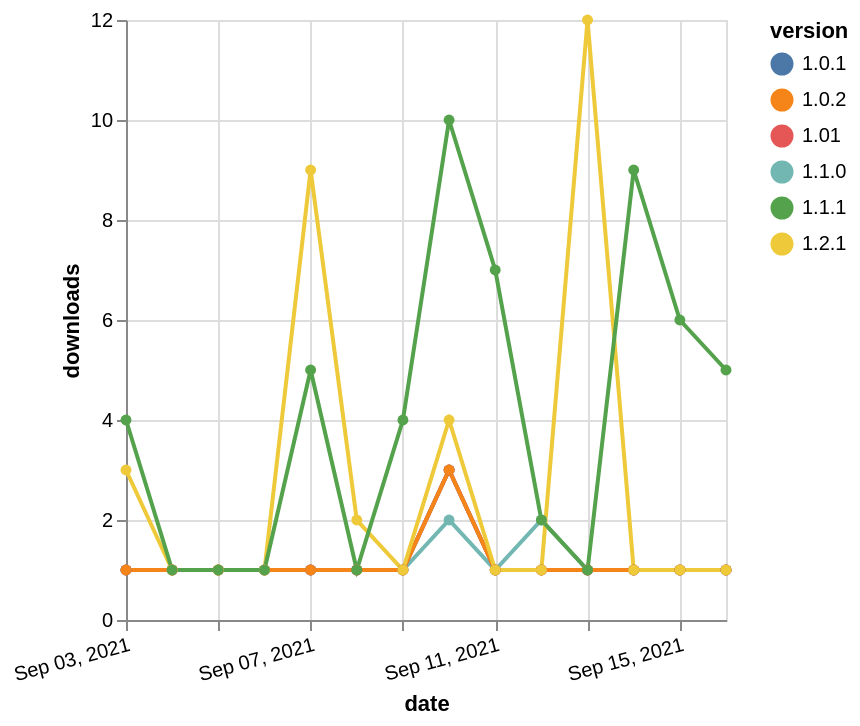

Describe this chart as a Vega-Lite specification.
### Vega-Lite specification from a JSON file in a GitHub repository (floating-point values rounded to 4 significant figures)
{"$schema": "https://vega.github.io/schema/vega-lite/v5.json", "description": "A simple bar chart with embedded data.", "data": {"values": [{"date": "2021-09-03", "total": 176, "delta": 1, "version": "1.1.0"}, {"date": "2021-09-04", "total": 177, "delta": 1, "version": "1.1.0"}, {"date": "2021-09-05", "total": 178, "delta": 1, "version": "1.1.0"}, {"date": "2021-09-06", "total": 179, "delta": 1, "version": "1.1.0"}, {"date": "2021-09-07", "total": 180, "delta": 1, "version": "1.1.0"}, {"date": "2021-09-08", "total": 181, "delta": 1, "version": "1.1.0"}, {"date": "2021-09-09", "total": 182, "delta": 1, "version": "1.1.0"}, {"date": "2021-09-10", "total": 184, "delta": 2, "version": "1.1.0"}, {"date": "2021-09-11", "total": 185, "delta": 1, "version": "1.1.0"}, {"date": "2021-09-12", "total": 187, "delta": 2, "version": "1.1.0"}, {"date": "2021-09-13", "total": 188, "delta": 1, "version": "1.1.0"}, {"date": "2021-09-14", "total": 189, "delta": 1, "version": "1.1.0"}, {"date": "2021-09-15", "total": 190, "delta": 1, "version": "1.1.0"}, {"date": "2021-09-16", "total": 191, "delta": 1, "version": "1.1.0"}, {"date": "2021-09-03", "total": 221, "delta": 1, "version": "1.0.1"}, {"date": "2021-09-04", "total": 222, "delta": 1, "version": "1.0.1"}, {"date": "2021-09-05", "total": 223, "delta": 1, "version": "1.0.1"}, {"date": "2021-09-06", "total": 224, "delta": 1, "version": "1.0.1"}, {"date": "2021-09-07", "total": 225, "delta": 1, "version": "1.0.1"}, {"date": "2021-09-08", "total": 226, "delta": 1, "version": "1.0.1"}, {"date": "2021-09-09", "total": 227, "delta": 1, "version": "1.0.1"}, {"date": "2021-09-10", "total": 230, "delta": 3, "version": "1.0.1"}, {"date": "2021-09-11", "total": 231, "delta": 1, "version": "1.0.1"}, {"date": "2021-09-12", "total": 232, "delta": 1, "version": "1.0.1"}, {"date": "2021-09-13", "total": 233, "delta": 1, "version": "1.0.1"}, {"date": "2021-09-14", "total": 234, "delta": 1, "version": "1.0.1"}, {"date": "2021-09-15", "total": 235, "delta": 1, "version": "1.0.1"}, {"date": "2021-09-16", "total": 236, "delta": 1, "version": "1.0.1"}, {"date": "2021-09-03", "total": 258, "delta": 1, "version": "1.01"}, {"date": "2021-09-04", "total": 259, "delta": 1, "version": "1.01"}, {"date": "2021-09-05", "total": 260, "delta": 1, "version": "1.01"}, {"date": "2021-09-06", "total": 261, "delta": 1, "version": "1.01"}, {"date": "2021-09-07", "total": 262, "delta": 1, "version": "1.01"}, {"date": "2021-09-08", "total": 263, "delta": 1, "version": "1.01"}, {"date": "2021-09-09", "total": 264, "delta": 1, "version": "1.01"}, {"date": "2021-09-10", "total": 267, "delta": 3, "version": "1.01"}, {"date": "2021-09-11", "total": 268, "delta": 1, "version": "1.01"}, {"date": "2021-09-12", "total": 269, "delta": 1, "version": "1.01"}, {"date": "2021-09-13", "total": 270, "delta": 1, "version": "1.01"}, {"date": "2021-09-14", "total": 271, "delta": 1, "version": "1.01"}, {"date": "2021-09-15", "total": 272, "delta": 1, "version": "1.01"}, {"date": "2021-09-16", "total": 273, "delta": 1, "version": "1.01"}, {"date": "2021-09-03", "total": 272, "delta": 1, "version": "1.0.2"}, {"date": "2021-09-04", "total": 273, "delta": 1, "version": "1.0.2"}, {"date": "2021-09-05", "total": 274, "delta": 1, "version": "1.0.2"}, {"date": "2021-09-06", "total": 275, "delta": 1, "version": "1.0.2"}, {"date": "2021-09-07", "total": 276, "delta": 1, "version": "1.0.2"}, {"date": "2021-09-08", "total": 277, "delta": 1, "version": "1.0.2"}, {"date": "2021-09-09", "total": 278, "delta": 1, "version": "1.0.2"}, {"date": "2021-09-10", "total": 281, "delta": 3, "version": "1.0.2"}, {"date": "2021-09-11", "total": 282, "delta": 1, "version": "1.0.2"}, {"date": "2021-09-12", "total": 283, "delta": 1, "version": "1.0.2"}, {"date": "2021-09-13", "total": 284, "delta": 1, "version": "1.0.2"}, {"date": "2021-09-14", "total": 285, "delta": 1, "version": "1.0.2"}, {"date": "2021-09-15", "total": 286, "delta": 1, "version": "1.0.2"}, {"date": "2021-09-16", "total": 287, "delta": 1, "version": "1.0.2"}, {"date": "2021-09-03", "total": 250, "delta": 3, "version": "1.2.1"}, {"date": "2021-09-04", "total": 251, "delta": 1, "version": "1.2.1"}, {"date": "2021-09-05", "total": 252, "delta": 1, "version": "1.2.1"}, {"date": "2021-09-06", "total": 253, "delta": 1, "version": "1.2.1"}, {"date": "2021-09-07", "total": 262, "delta": 9, "version": "1.2.1"}, {"date": "2021-09-08", "total": 264, "delta": 2, "version": "1.2.1"}, {"date": "2021-09-09", "total": 265, "delta": 1, "version": "1.2.1"}, {"date": "2021-09-10", "total": 269, "delta": 4, "version": "1.2.1"}, {"date": "2021-09-11", "total": 270, "delta": 1, "version": "1.2.1"}, {"date": "2021-09-12", "total": 271, "delta": 1, "version": "1.2.1"}, {"date": "2021-09-13", "total": 283, "delta": 12, "version": "1.2.1"}, {"date": "2021-09-14", "total": 284, "delta": 1, "version": "1.2.1"}, {"date": "2021-09-15", "total": 285, "delta": 1, "version": "1.2.1"}, {"date": "2021-09-16", "total": 286, "delta": 1, "version": "1.2.1"}, {"date": "2021-09-03", "total": 493, "delta": 4, "version": "1.1.1"}, {"date": "2021-09-04", "total": 494, "delta": 1, "version": "1.1.1"}, {"date": "2021-09-05", "total": 495, "delta": 1, "version": "1.1.1"}, {"date": "2021-09-06", "total": 496, "delta": 1, "version": "1.1.1"}, {"date": "2021-09-07", "total": 501, "delta": 5, "version": "1.1.1"}, {"date": "2021-09-08", "total": 502, "delta": 1, "version": "1.1.1"}, {"date": "2021-09-09", "total": 506, "delta": 4, "version": "1.1.1"}, {"date": "2021-09-10", "total": 516, "delta": 10, "version": "1.1.1"}, {"date": "2021-09-11", "total": 523, "delta": 7, "version": "1.1.1"}, {"date": "2021-09-12", "total": 525, "delta": 2, "version": "1.1.1"}, {"date": "2021-09-13", "total": 526, "delta": 1, "version": "1.1.1"}, {"date": "2021-09-14", "total": 535, "delta": 9, "version": "1.1.1"}, {"date": "2021-09-15", "total": 541, "delta": 6, "version": "1.1.1"}, {"date": "2021-09-16", "total": 546, "delta": 5, "version": "1.1.1"}]}, "width": "container", "mark": {"type": "line", "point": {"filled": true}}, "encoding": {"x": {"field": "date", "type": "temporal", "timeUnit": "yearmonthdate", "title": "date", "axis": {"labelAngle": -15}}, "y": {"field": "delta", "type": "quantitative", "title": "downloads"}, "color": {"field": "version", "type": "nominal"}, "tooltip": {"field": "delta"}}}
